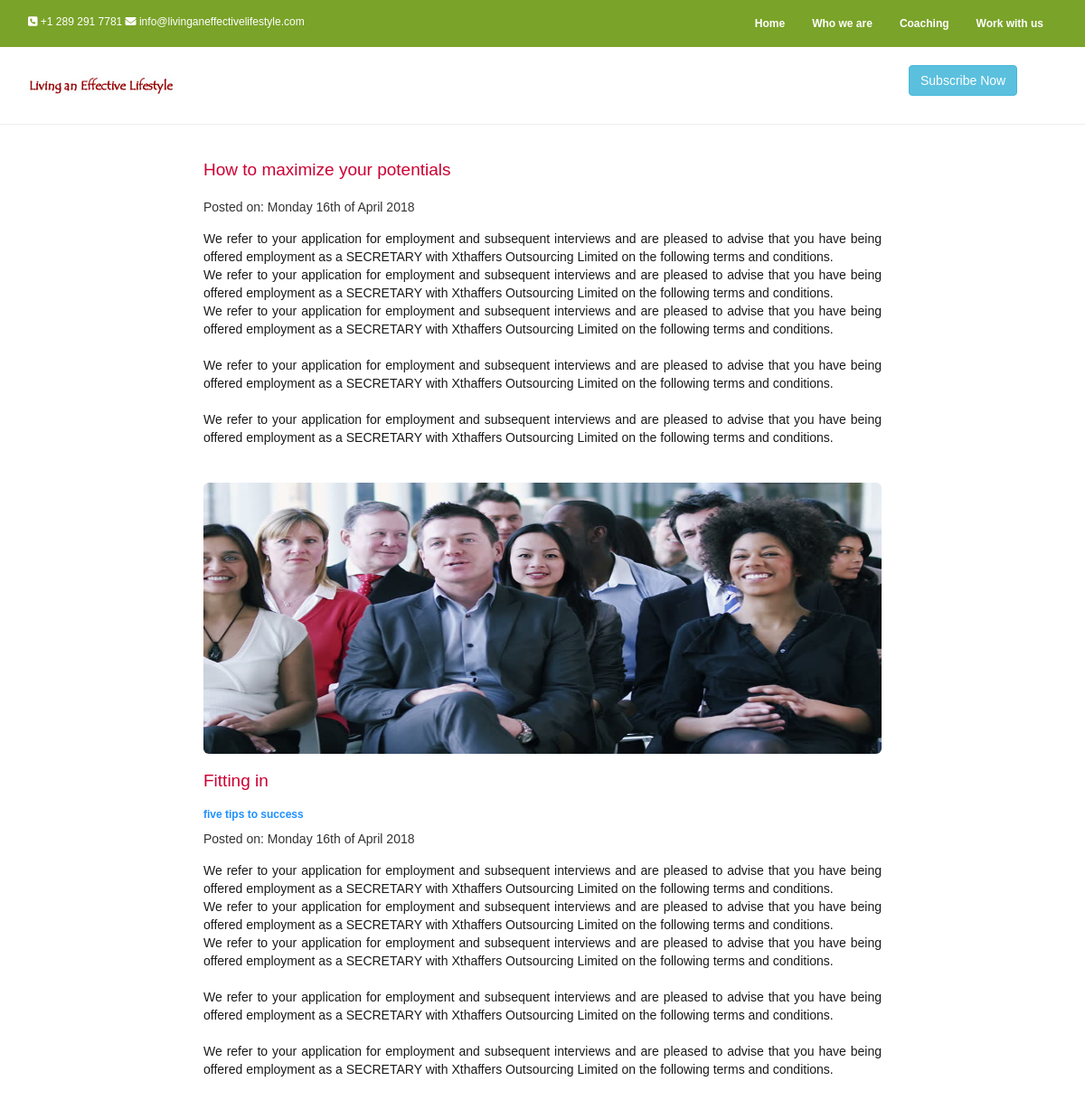
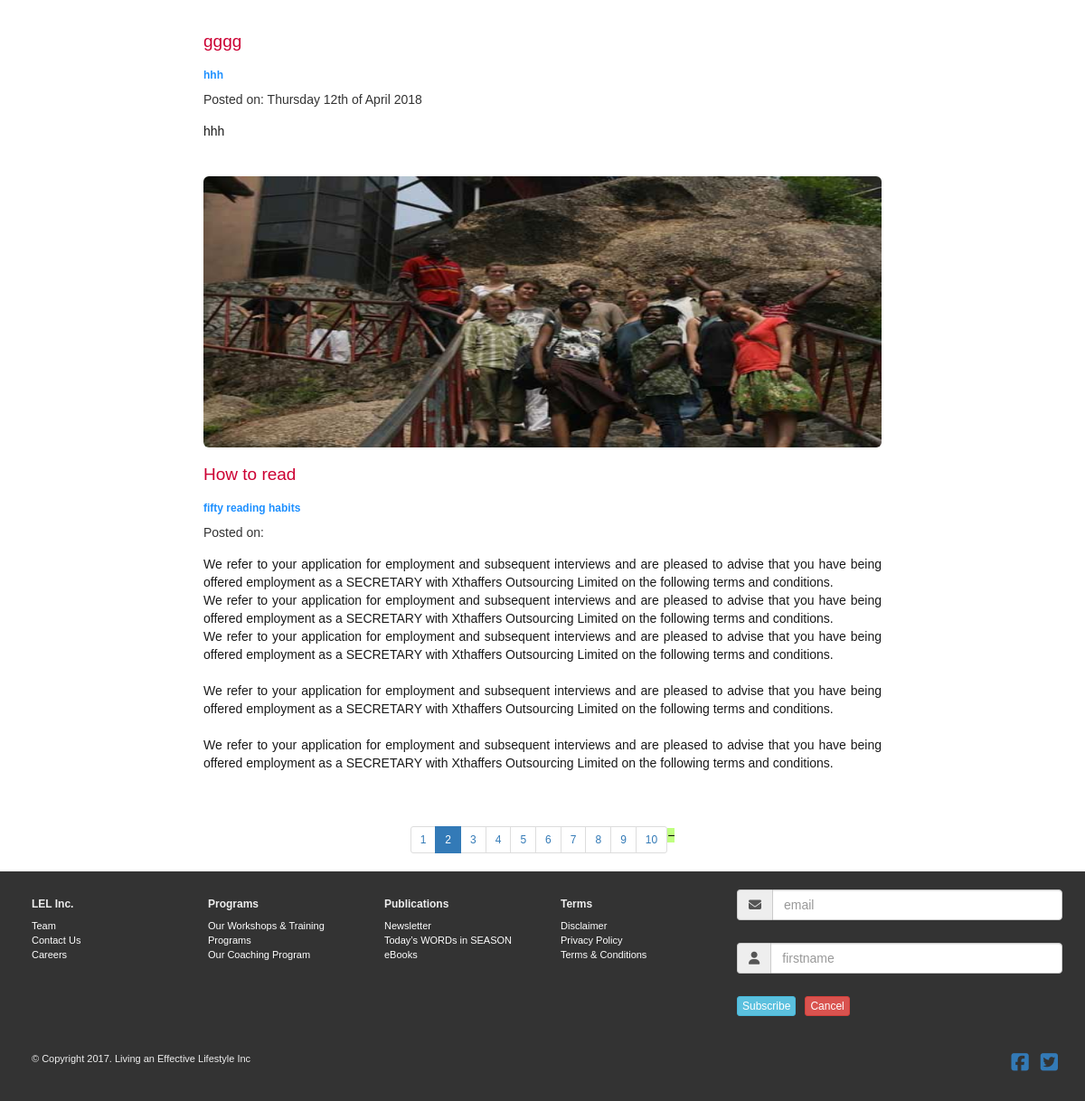
Screenshot of /newsletter2.php with the database file from the repository (2 pictures, top to bottom).
### tables this page shows
CREATE TABLE IF NOT EXISTS `posts` (
  `id` int(11) NOT NULL AUTO_INCREMENT,
  `page_id` int(11) NOT NULL,
  `title` varchar(250) NOT NULL,
  `subtitle` varchar(250) NOT NULL,
  `content` varchar(40000) NOT NULL,
  `image` varchar(250) NOT NULL,
  `date` text NOT NULL,
  PRIMARY KEY (`id`)
);

### newsletter2.php (the view, shortened to what this page needs)
<?php
include_once("includes/header.php");
include("includes/connection.php");
$sql = "SELECT * FROM posts WHERE page_id = 1 ORDER by id DESC LIMIT 5 OFFSET 5";
$query = mysqli_query($con, $sql);
?>
<hr>
<div class="container">
<?php while($data = mysqli_fetch_assoc($query)){ ?>
<div class="row">
<div class="col-md-offset-2 col-md-8">
<div class="">
<?php
if(!is_numeric($data['image'])){
echo "<img height=\"300px\" width=\"100%\"class=\"img-rounded\" src='uploads/" . $data['image'] . " '>";
}
 ?>
 <div class="">
 <h3 class="myheader"><?php echo $data['title']; ?></h3>
 <h1 class="subheading"><?php echo $data['subtitle']; ?></h1>
  <span class="date">
<?php echo "Posted on:" . " " . $data['date']; ?>
</span>
 </div>
<div class="summary">
<p class="mytext">
 <?php echo nl2br($data['content']); ?>
</p>
</div>
</div>
</div>
</div>
<?php } ?>
</div>
<div class="container-fluid" style="text-align:center;">
<ul class="pagination pagination-sm">
  <li><a href="newsletter.php">1</a></li>
  <li class="active"><a href="newsletter2.php">2</a></li>
  <li><a href="newsletter3.php">3</a></li>
  <li><a href="newsletter4.php">4</a></li>
  <li><a href="newsletter5.php">5</a></li>
  <li><a href="newsletter6.php">6</a></li>
  <li><a href="newsletter7.php">7</a></li>
  <li><a href="newsletter8.php">8</a></li>
  <li><a href="newsletter9.php">9</a></li>
  <li><a href="newsletter10.php">10</a></li>
</ul>
</div>
<?php include_once("includes/footer.php"); ?>

### includes/header.php (shortened to what this page needs)
<!DOCTYPE html>
<html lang="en">
	<head>
		 <link rel="stylesheet" href="./css/bootstrap.min.css">
		<link rel="stylesheet" href="./css/custom.css">
<link rel="stylesheet" href="./css/animate.css">
	</head>
	<body>
	<nav class="navbar navbar-new navbar" role="navigation">
    <div class="container-fluid">
		<p class="navbar-text"><span><i class="fa fa-phone-square" aria-hidden="true"></i>  +1 289 291 7781</span>  <span><i class="fa fa-envelope" aria-hidden="true"></i> info@livinganeffectivelifestyle.com</span></p>
        <div class="collapse navbar-collapse navbar-right" id="navbar1">
            <ul class="nav navbar-nav">
                <li class=""><a href="index.php">Home</a></li>
                <li><a href="about.php">Who we are</a></li>
                <li><a href="coaching.php">Coaching</a></li>
					<li><a href="workwithus.php">Work with us</a></li>
            </ul>
        </div>
    </div>
</nav>
<div class="container">
<div class="row">
<div class="col-sm-2 pull-left">
<img src="images/logo.jpg">
</div>
<div class="col-sm-2 pull-right">
<button type="button" class="btn btn-info btn-md" data-toggle="modal" data-target="#myModal">Subscribe Now</button>
</div>
</div>
</div>

### includes/footer.php (shortened to what this page needs)
<footer>
<div class="container">
<div class="row">
<div class="col-sm-2">
<h6><strong>LEL Inc.</strong></h6>
<ul class="unstyled">
<li><a href="about.php">Team</a></li>
<li><a href="contact.php">Contact Us</a></li>
<li><a href="#">Careers</a></li>
</ul>
</div>
<div class="col-sm-2">
<h6><b>Programs</b></h6>
<ul class="unstyled">
<li><a href="programs.php">Our Workshops & Training Programs</a></li>
<li><a href="coaching.php">Our Coaching Program</a></li>
</ul>
</div>
<div class="col-sm-2">
 <h6><b>Publications</b></h6>
<ul class="unstyled">
<li><a href="newsletter.php">Newsletter</a></li>
<li><a href="word.php">Today’s WORDs in SEASON</a></li>
<li><a href="#">eBooks</a></li>
</ul>
</div>
<div class="col-sm-2">
<h6><b>Terms</b></h6>
<ul class="unstyled">
<li><a href="terms.php">Disclaimer</a></li>
<li><a href="terms.php">Privacy Policy</a></li>
<li><a href="terms.php">Terms & Conditions</a></li>
</ul>
</div>
<div class="col-sm-4">
<form action="https://livinganeffectivelifestyle.us17.list-manage.com/subscribe/post?u=88e1a8699c5620d22241ea80d&amp;id=5a2b093c11" method="post" id="mc-embedded-subscribe-form" name="mc-embedded-subscribe-form" class="form-horizontal" role="form">
<div style="margin-bottom: 25px" class="input-group">
<span class="input-group-addon"><i class="fa fa-envelope fa" aria-hidden="true"></i></span>
<input type="email" value="" name="EMAIL" class="form-control" id="mce-EMAIL" placeholder="email" required>
</div>
<div style="margin-bottom: 25px" class="input-group">
<span class="input-group-addon"><i class="fa fa-user" aria-hidden="true"></i></span>
<input type="text" value="" name="FNAME" class="form-control" id="mce-FNAME" placeholder="firstname" required>
</div>
    <div class="clear"><input type="submit" value="Subscribe" name="subscribe" id="mc-embedded-subscribe" class="btn btn-info btn-xs"><button type="reset" class="btn btn-danger btn-xs" style="margin-left: 10px;">Cancel</button></div>
</form>
</div>
</div>
<div class="row" style="margin-top: 40px;">
<div class="col-sm-6">
<p class="copyright">&copy; Copyright 2017. Living an Effective Lifestyle Inc</p>
</div>
<div class="col-sm-6">
<ul class="list-inline" style="float: right;">
<li><a href="https://www.facebook.com/livinganeffectivelifestyle/" target="blank"><i class="fa fa-facebook-square fa-2x" aria-hidden="true"></i></a></li>
<li><a href="https://www.twitter.com/EffectiveLifestyle" target="blank"><i class="fa fa-twitter-square fa-2x" aria-hidden="true"></i></li>
</ul>
</div>
</div>
</div>
</footer>
</body>
</html>

### css/custom.css (style rules this page uses)
body { margin: 0; padding: 0; background: #fff; font-family: arial, verdana, sans-serif; }
.navbar { border-radius: 0; }
.navbar-new { background-color: #7aa329; font-size: 12px; }
.navbar-new .navbar-nav > li > a { color: #FFF; font-weight: bold; }
.navbar-new .navbar-text { color: #FFF; }
footer { color:#eee; background: #333; padding: 20px; font-size: 11px; }
ul.unstyled { list-style: none; padding: 0; color: white; }
ul.unstyled li a { color: white; }
.copyright { text-align: left; }
.mytext { text-align: justify; color: #000; font-size: 14px; line-height:20px; opacity: 0.9 }
.summary { margin-top: 15px; padding-bottom: 30px; }
.myheader { color: #CC0033; font-size: 19px; }
.active, .accordion:hover { background: #bfff80; }
.active:after { content: "\2212"; color: #000; }
.subheading { color:#1e90ff; font-size: 12px; font-weight:bold; }

### rows the page displays
posts: title "How to maximize your potentials", date "Monday 16th of April 2018", content "We refer to your application for employment and subsequent interviews and are pleased to advise that you have being offered employment as a SECRETARY with Xthaffers Outsourcing Limited on the following terms and conditions. We refer to your application for employment and subsequent interviews and are pleased to advise that you have being offered employment as a SECRETARY with Xthaffers Outsourcing Limited on the following terms and conditions. We refer to your application for employment and subsequent interviews and are pleased to advise that you have being offered employment as a SECRETARY with Xthaffers Outsourcing Limited on the following terms and conditions. We refer to your…"
posts: image (picture), title "Fitting in", subtitle "five tips to success", date "Monday 16th of April 2018", content "We refer to your application for employment and subsequent interviews and are pleased to advise that you have being offered employment as a SECRETARY with Xthaffers Outsourcing Limited on the following terms and conditions. We refer to your application for employment and subsequent interviews and are pleased to advise that you have being offered employment as a SECRETARY with Xthaffers Outsourcing Limited on the following terms and conditions. We refer to your application for employment and subsequent interviews and are pleased to advise that you have being offered employment as a SECRETARY with Xthaffers Outsourcing Limited on the following terms and conditions. We refer to your…"
posts: title "gggg", subtitle "hhh", date "Thursday 12th of April 2018", content "hhh"
posts: image (picture), title "How to read", subtitle "fifty reading habits", content "We refer to your application for employment and subsequent interviews and are pleased to advise that you have being offered employment as a SECRETARY with Xthaffers Outsourcing Limited on the following terms and conditions. We refer to your application for employment and subsequent interviews and are pleased to advise that you have being offered employment as a SECRETARY with Xthaffers Outsourcing Limited on the following terms and conditions. We refer to your application for employment and subsequent interviews and are pleased to advise that you have being offered employment as a SECRETARY with Xthaffers Outsourcing Limited on the following terms and conditions. We refer to your…"
